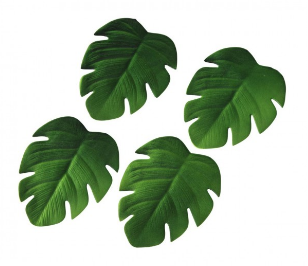
#> input picture tp2/hoja.png, 308 x 266 px
$ python umbral.py
#> lines starting #> are read from the running program, lines starting #| are printed output that depends on the picture; after the words box and inside, x2 and y2 are one past the last pixel; in counts of white or black regions, pixels touching at a corner belong together
#! /usr/bin/env python
# -*- coding: utf-8 -*-

import cv2

figura =cv2.imread('hoja.png',0) #archivo a modificar
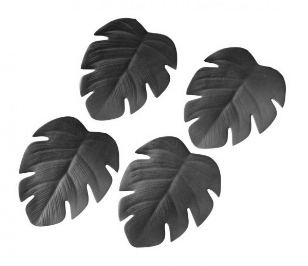
#> figura: shape (266, 308); min 27, max 255, mean 188.3

#imread cre una matriz 3D: row (height) x column (width) x color[BGR] (3)
#con el argumento "0" lee en escala de grises.Entonces queda una matriz 2D:
#row (height) x column (width) x  Black (1)

cv2.imwrite('resultado_lectura.png',figura ) #imagen leida

umbral=200 #Nivel de colores

alto, ancho = figura.shape #obtiene las dimensiones de la imagen
#> alto = 266; ancho = 308

for i in range(alto): #recorre la matriz y binariza los colores
    for j in range(ancho):
        if(figura[i,j] < umbral):
            figura[i,j] = 0
        else:
            figura[i,j] = 255
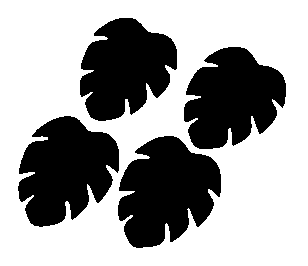
#> figura: shape (266, 308); 63.4% white; 4 black regions, box (x1, y1, x2, y2) and area: (118, 136, 221, 248) 8005, (18, 116, 119, 227) 7684, (184, 47, 286, 149) 7285, (80, 18, 177, 121) 6974


cv2.imwrite('resultado.png',figura ) #imagen transformada
